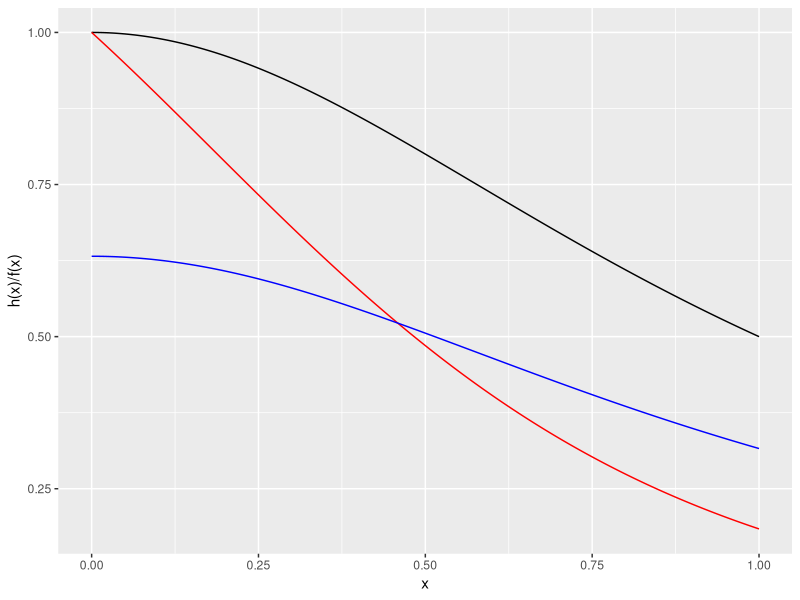

R code for this plot:
## ------------------------------------------
library(ggplot2)
library(dplyr)
library(tidyr)
set.seed(100)

## lets make comparison plot to see which will be the best
h <- function(x) {
  exp(-x)/(1 + x^2)
}

f <- function(x) {
  dexp(x, 1)
}

phi_a <- function(x) {
  dunif(x, 0, 1)
}

phi_b <- function(x) {
  exp(-x)/(1 - exp(-1)) * (x >= 0 & x <= 1)
}

x <- seq(0, 1, length.out = 500)

ggplot() +
  geom_line(aes(x, h(x)/f(x)), color = "black") +
  geom_line(aes(x, h(x)/phi_a(x)), color = "red") +
  geom_line(aes(x, h(x)/phi_b(x)), color = "blue")

## implement all 3 algorithms
## get estimate of theta hat & estimate var of theta hat
m <- 5000

## method 1
theta_1 <- function(m) {
  x <- rexp(m, 1)
  g <- 1/(1 + x^2) * (x <= 1)
  theta_hat <- mean(g)
  var_hat <- 1/m * mean((g - theta_hat)^2)
  c(theta_hat, var_hat)
}

theta_2 <- function(m) {
  x <- runif(m, 0, 1)
  g <- exp(-x)/(1 + x^2)
  theta_hat <- mean(g)
  var_hat <- 1/m * mean((g - theta_hat)^2)
  c(theta_hat, var_hat)
}

theta_3 <- function(m) {
  u <- runif(m, 0, 1)
  x <- -log(1 - u * (1 - exp(-1)))
  g <- (1 - exp(-1))/(1 + x^2)
  theta_hat <- mean(g)
  var_hat <- 1/m * mean((g - theta_hat)^2)
  c(theta_hat, var_hat)
}

theta_1(m)
theta_2(m)
theta_3(m)

integrate(h, 0, 1)
